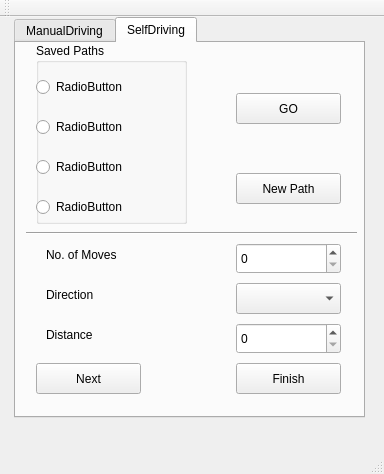
<?xml version="1.0" encoding="UTF-8"?>
<ui version="4.0">
 <class>MainWindow</class>
 <widget class="QMainWindow" name="MainWindow">
  <property name="geometry">
   <rect>
    <x>0</x>
    <y>0</y>
    <width>384</width>
    <height>474</height>
   </rect>
  </property>
  <property name="windowTitle">
   <string>MainWindow</string>
  </property>
  <widget class="QWidget" name="centralWidget">
   <widget class="QTabWidget" name="Modes">
    <property name="geometry">
     <rect>
      <x>14</x>
      <y>0</y>
      <width>351</width>
      <height>401</height>
     </rect>
    </property>
    <property name="currentIndex">
     <number>1</number>
    </property>
    <widget class="QWidget" name="ManualDriving_T">
     <attribute name="title">
      <string>ManualDriving</string>
     </attribute>
    </widget>
    <widget class="QWidget" name="SelfDriving_T">
     <attribute name="title">
      <string>SelfDriving</string>
     </attribute>
     <widget class="QGroupBox" name="groupBox">
      <property name="geometry">
       <rect>
        <x>20</x>
        <y>0</y>
        <width>151</width>
        <height>181</height>
       </rect>
      </property>
      <property name="title">
       <string>Saved Paths</string>
      </property>
      <widget class="QRadioButton" name="Path1_RB">
       <property name="geometry">
        <rect>
         <x>0</x>
         <y>30</y>
         <width>125</width>
         <height>28</height>
        </rect>
       </property>
       <property name="text">
        <string>RadioButton</string>
       </property>
      </widget>
      <widget class="QRadioButton" name="Path2_RB">
       <property name="geometry">
        <rect>
         <x>0</x>
         <y>70</y>
         <width>125</width>
         <height>28</height>
        </rect>
       </property>
       <property name="text">
        <string>RadioButton</string>
       </property>
      </widget>
      <widget class="QRadioButton" name="Path3_RB">
       <property name="geometry">
        <rect>
         <x>0</x>
         <y>110</y>
         <width>125</width>
         <height>28</height>
        </rect>
       </property>
       <property name="text">
        <string>RadioButton</string>
       </property>
      </widget>
      <widget class="QRadioButton" name="Path4_RB">
       <property name="geometry">
        <rect>
         <x>0</x>
         <y>150</y>
         <width>125</width>
         <height>28</height>
        </rect>
       </property>
       <property name="text">
        <string>RadioButton</string>
       </property>
      </widget>
     </widget>
     <widget class="QPushButton" name="Go_B">
      <property name="geometry">
       <rect>
        <x>220</x>
        <y>50</y>
        <width>105</width>
        <height>31</height>
       </rect>
      </property>
      <property name="text">
       <string>GO</string>
      </property>
     </widget>
     <widget class="QPushButton" name="NewPath_B">
      <property name="geometry">
       <rect>
        <x>220</x>
        <y>130</y>
        <width>105</width>
        <height>31</height>
       </rect>
      </property>
      <property name="text">
       <string>New Path</string>
      </property>
     </widget>
     <widget class="Line" name="line">
      <property name="geometry">
       <rect>
        <x>10</x>
        <y>180</y>
        <width>331</width>
        <height>20</height>
       </rect>
      </property>
      <property name="orientation">
       <enum>Qt::Horizontal</enum>
      </property>
     </widget>
     <widget class="QSpinBox" name="NoofMoves_SB">
      <property name="geometry">
       <rect>
        <x>220</x>
        <y>200</y>
        <width>105</width>
        <height>31</height>
       </rect>
      </property>
     </widget>
     <widget class="QLabel" name="NoofMoves_L">
      <property name="geometry">
       <rect>
        <x>30</x>
        <y>200</y>
        <width>111</width>
        <height>23</height>
       </rect>
      </property>
      <property name="text">
       <string>No. of Moves</string>
      </property>
     </widget>
     <widget class="QLabel" name="Distance_L">
      <property name="geometry">
       <rect>
        <x>30</x>
        <y>280</y>
        <width>73</width>
        <height>23</height>
       </rect>
      </property>
      <property name="text">
       <string>Distance</string>
      </property>
     </widget>
     <widget class="QSpinBox" name="Distance_SB">
      <property name="geometry">
       <rect>
        <x>220</x>
        <y>280</y>
        <width>105</width>
        <height>31</height>
       </rect>
      </property>
     </widget>
     <widget class="QPushButton" name="Next_B">
      <property name="geometry">
       <rect>
        <x>20</x>
        <y>320</y>
        <width>105</width>
        <height>31</height>
       </rect>
      </property>
      <property name="text">
       <string>Next</string>
      </property>
     </widget>
     <widget class="QPushButton" name="Finish_B">
      <property name="geometry">
       <rect>
        <x>220</x>
        <y>320</y>
        <width>105</width>
        <height>31</height>
       </rect>
      </property>
      <property name="text">
       <string>Finish</string>
      </property>
     </widget>
     <widget class="QComboBox" name="Direction_CB">
      <property name="geometry">
       <rect>
        <x>220</x>
        <y>240</y>
        <width>105</width>
        <height>31</height>
       </rect>
      </property>
     </widget>
     <widget class="QLabel" name="Direction_L">
      <property name="geometry">
       <rect>
        <x>30</x>
        <y>240</y>
        <width>73</width>
        <height>23</height>
       </rect>
      </property>
      <property name="text">
       <string>Direction</string>
      </property>
     </widget>
     <widget class="QLabel" name="CountDown_L">
      <property name="geometry">
       <rect>
        <x>140</x>
        <y>320</y>
        <width>71</width>
        <height>31</height>
       </rect>
      </property>
      <property name="text">
       <string/>
      </property>
     </widget>
    </widget>
   </widget>
  </widget>
  <widget class="QMenuBar" name="menuBar">
   <property name="geometry">
    <rect>
     <x>0</x>
     <y>0</y>
     <width>384</width>
     <height>29</height>
    </rect>
   </property>
  </widget>
  <widget class="QToolBar" name="mainToolBar">
   <attribute name="toolBarArea">
    <enum>TopToolBarArea</enum>
   </attribute>
   <attribute name="toolBarBreak">
    <bool>false</bool>
   </attribute>
  </widget>
  <widget class="QStatusBar" name="statusBar"/>
 </widget>
 <layoutdefault spacing="6" margin="11"/>
 <resources/>
 <connections/>
</ui>
